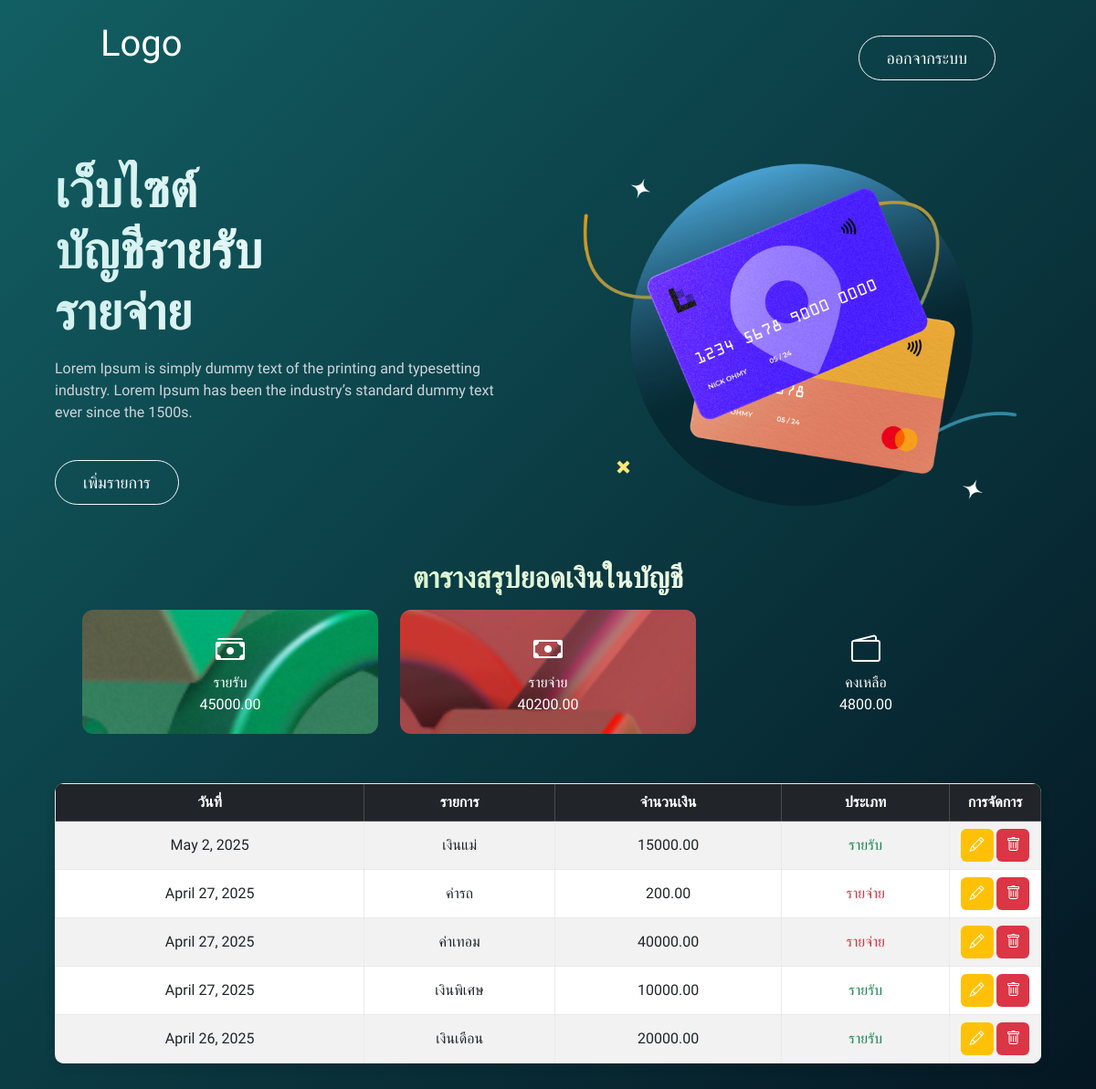
The app's page / (signed in) with its own data.
### transactions/models.py (models this page shows, shortened)
class Transaction(models.Model):
    TYPE_CHOICES = (
        ('income', 'รายรับ'),
        ('expense', 'รายจ่าย'),
    )
    title = models.CharField(max_length=100)
    amount = models.DecimalField(max_digits=10, decimal_places=2)
    transaction_type = models.CharField(max_length=10, choices=TYPE_CHOICES)
    date = models.DateField(auto_now_add=False)

### transactions/views.py (the view)
# urls.py: path('', views.index, name='index'),
@login_required
def index(request):
    transactions = Transaction.objects.all().order_by('-date')
    income = sum(t.amount for t in transactions if t.transaction_type == 'income')
    expense = sum(t.amount for t in transactions if t.transaction_type == 'expense')
    balance = income - expense
    return render(request, 'index.html', {
        'transactions': transactions,
        'income': income,
        'expense': expense,
        'balance': balance
    })

### transactions/templates/index.html (shortened to what this page needs)
<!DOCTYPE html>
<html>
<head>
  <link href="https://cdn.jsdelivr.net/npm/bootstrap@5.3.0/dist/css/bootstrap.min.css" rel="stylesheet">
  <link href="https://cdn.jsdelivr.net/npm/bootstrap-icons/font/bootstrap-icons.css" rel="stylesheet">
</head>
{% load static %}
<body>
  <nav style="padding: 10px;" class="d-flex justify-content-between align-items-center mb-3">
    <h1>Logo</h1>
    <a href="{% url 'logout' %}" class="btn btn-outline-light mt-4" style="text-decoration: none;">ออกจากระบบ</a>
  </nav>
  <div class="container">
    <div class="row align-items-center">
      <div class="col-md-6 text-center text-md-start">
        <h1 class="display-4 fw-bold gradient-text">เว็บไซต์<br>บัญชีรายรับ<br>รายจ่าย</h1>
        <p class="subtext mt-3">
          Lorem Ipsum is simply dummy text of the printing and typesetting industry. Lorem Ipsum has been the industry’s
          standard dummy text ever since the 1500s.
        </p>
        <a href="{% url 'add_transaction' %}" class="btn btn-outline-light mt-4">เพิ่มรายการ</a>
      </div>
      <div class="col-md-6 text-center">
        <img src="{% static 'images/png-4-web.png' %}" alt="Finance Preview" class="hero-img">
      </div>
    </div>
    <div class="container text-center">
      <h2 class="fw-bold mb-3"
        style="background: linear-gradient(to right, #c7f0b5, #ffffff); -webkit-background-clip: text; -webkit-text-fill-color: transparent;">
        ตารางสรุปยอดเงินในบัญชี
      </h2>
      <div class="row dash mb-4">
        <div class="col-md-4 text-center">
          <div class="stat-box stat-income">
            <i class="bi bi-cash-stack"></i>
            <div>รายรับ<br> {{ income }}</div>
          </div>
        </div>
        <div class="col-md-4 text-center">
          <div class="stat-box stat-expense">
            <i class="bi bi-cash"></i>
            <div>รายจ่าย<br> {{ expense }}</div>
          </div>
        </div>
        <div class="col-md-4 text-center">
          <div class="stat-box stat-balance">
            <i class="bi bi-wallet2"></i>
            <div>คงเหลือ<br> {{ balance }}</div>
          </div>
        </div>
      </div>
    </div>
    <table class="table table-bordered table-striped bg-white">
      <thead class="table-dark">
        <tr>
          <th>วันที่</th>
          <th>รายการ</th>
          <th>จำนวนเงิน</th>
          <th>ประเภท</th>
          <th class="action-column">การจัดการ</th>
        </tr>
      </thead>
      <tbody>
        {% for t in transactions %}
        <tr>
          <td>{{ t.date }}</td>
          <td>{{ t.title }}</td>
          <td>{{ t.amount }}</td>
          <td>
            {% if t.transaction_type == 'income' %}
            <span class="text-success">รายรับ</span>
            {% else %}
            <span class="text-danger">รายจ่าย</span>
            {% endif %}
          </td>
          <td>
            <a href="{% url 'edit_transaction' t.id %}" class="btn-icon btn-edit"><i class="bi bi-pencil"></i></a>
            <a href="{% url 'delete_transaction' t.id %}" class="btn-icon btn-delete"
              onclick="return confirm('แน่ใจว่าต้องการลบ?');"><i class="bi bi-trash"></i></a>
          </td>
        </tr>
        {% empty %}
        <tr>
          <td colspan="5" class="text-center">ยังไม่มีรายการ</td>
        </tr>
        {% endfor %}
      </tbody>
    </table>
  </div>
</body>
</html>

### records on screen
Transaction: date "May 2, 2025", title "เงินแม่", amount "15000.00", transaction_type "รายรับ"
Transaction: date "April 27, 2025", title "ค่ารถ", amount "200.00", transaction_type "รายจ่าย"
Transaction: date "April 27, 2025", title "ค่าเทอม", amount "40000.00", transaction_type "รายจ่าย"
Transaction: date "April 27, 2025", title "เงินพิเศษ", amount "10000.00", transaction_type "รายรับ"
Transaction: date "April 26, 2025", title "เงินเดือน", amount "20000.00", transaction_type "รายรับ"

### other values on screen
{{ income }} "45000.00"
{{ expense }} "40200.00"
{{ balance }} "4800.00"
